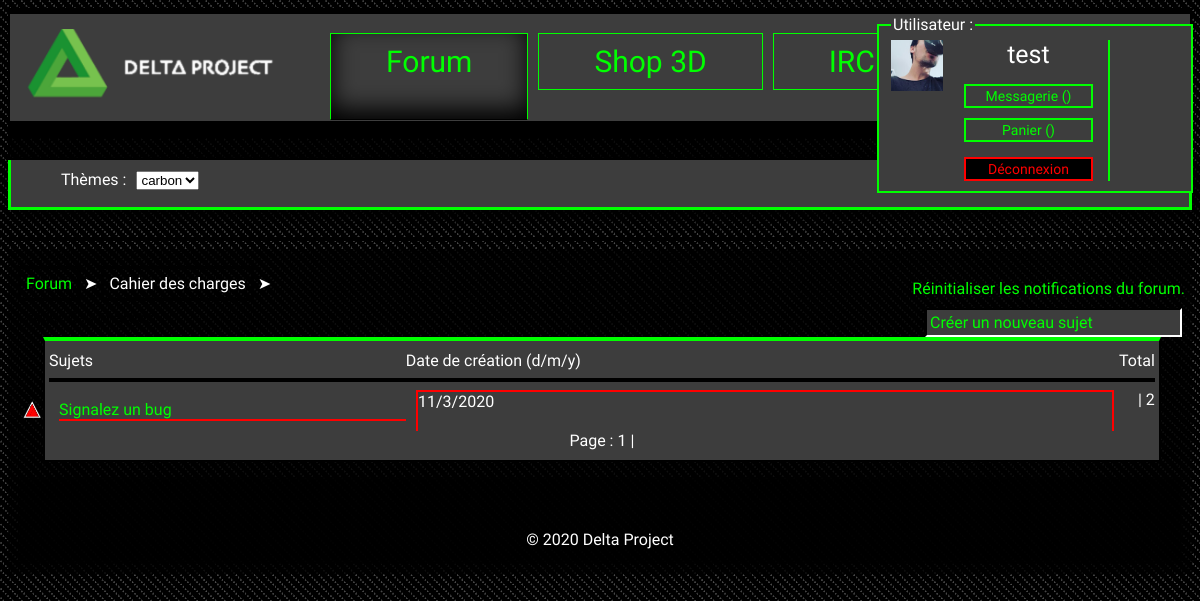
The app's page /forum.php?id=23 (signed in) with its own data.
### tables this page shows
CREATE TABLE `sous_forum` (
  `id` int(11) NOT NULL AUTO_INCREMENT,
  `titre` text NOT NULL,
  `id_cat` int(11) NOT NULL,
  `description` text NOT NULL,
  `ordre` int(255) NOT NULL,
  PRIMARY KEY (`id`)
);

CREATE TABLE `sous_forum_topic` (
  `id` int(11) NOT NULL AUTO_INCREMENT,
  `id_s_cat` int(11) NOT NULL,
  `auteur` text NOT NULL,
  `OSS` varchar(255) NOT NULL,
  `titre` text NOT NULL,
  `contenu` text NOT NULL,
  `contenu_mod` text NOT NULL,
  `date` datetime NOT NULL DEFAULT CURRENT_TIMESTAMP,
  PRIMARY KEY (`id`)
);

### forum/sous_forum/aff_sous_forum.php (the view, shortened to what this page needs)
<?php
class aff_sous_forum{
	public function affichesousForum(){
		$bdd = connectSql();
		$idsf = $_GET['id'];
		$reqsousforum = $bdd->prepare('SELECT * FROM sous_forum WHERE id = :id');
		$sqlsousforum = $reqsousforum->execute(array('id' => $_GET['id']));
		while($sqlsousforum = $reqsousforum->fetch()){
			echo '<div id="whereisuser"><span id="WIUlink"><a href="forum.php">Forum</a></span> &#10148; <span id="WIUlink">'.$sqlsousforum['titre'].'</span> &#10148; </div>';
			echo '<div id="bordergreenleftright">'.$sqlsousforum['titre'];
			echo '<label class="newtopic"><a href="forum.php?id='.$_GET['id'].'&topic=new">Créer un nouveau sujet</a></label>';
			echo '<div id="catforum_2">';
			echo '<li id="aff_forum"><div id="flex1">Sujets</div>';
			echo '<div id="datecatnoborder">Date de création (d/m/y)</div>';
			echo '<div id="nbmsg">Total</div></li><hr width=\"100%\" size=\"1\" />';
		}
		$nombreDeMessagesParPage = 15;
		$reqcountmsg = $bdd->prepare('SELECT COUNT(*) AS nb_messages FROM sous_forum_topic WHERE id_s_cat = :getid');
		$sqlcountmsg = $reqcountmsg->execute(array('getid' => $_GET['id']));
		while ($sqlcountmsg = $reqcountmsg->fetch()){
			$totalDesMessages = $sqlcountmsg['nb_messages'];
		}
		$nombreDePages  = ceil($totalDesMessages / $nombreDeMessagesParPage);
		if (isset($_GET['page']))
		{
			$page = $_GET['page'];
		}
		else
		{
			$page = 1;
		}
		$premierMessageAafficher = ($page -1) * $nombreDeMessagesParPage;
		$reqtopic = $bdd->prepare('SELECT *, DAY(date) AS jour, MONTH(date) AS mois, YEAR(date) AS annee FROM sous_forum_topic WHERE id_s_cat = :getid ORDER BY date DESC LIMIT '.$premierMessageAafficher.', 15');
		$reqtopic->execute(array(
			'getid' => $_GET['id']
		));
		while($sqltopic = $reqtopic->fetch()){
			$idtp = $sqltopic['id'];
			$nbmsg = 0;
			$req4 = $bdd->prepare('SELECT * FROM topic_comment WHERE topic_id = :topicid');
			while($sql4 = $req4->fetch()){
				$nbmsg++;
			}
			$nbmsg++;
			if(empty($_SESSION['alertidsf_'.$idsf.'_idtp_'.$idtp]) && empty($_SESSION['alertCM_'.$idsf.'_idtp_'.$idtp])) {
				echo '<div id="notifalertTP"><img src="img/off_';
				if($_SESSION['style'] == 'light'){
					echo 'light';
				}elseif($_SESSION['style'] == 'carbon'){
					echo 'carbon';
				}
				echo '.png" alt="off" height="20" width="20"></img></div>';
			}elseif(!empty($_SESSION['alertidsf_'.$idsf.'_idtp_'.$idtp]) OR !empty($_SESSION['alertCM_'.$idsf.'_idtp_'.$idtp])) {
				if($_SESSION['alertidsf_'.$idsf.'_idtp_'.$idtp] == 1 OR $_SESSION['alertCM_'.$idsf.'_idtp_'.$idtp] == 1) {
					echo '<div id="notifalertTP"><img src="img/on_';
					if($_SESSION['style'] == 'light'){
						echo 'light';
					}elseif($_SESSION['style'] == 'carbon'){
						echo 'carbon';
					}
					echo '.png" alt="on" height="20" width="20"></img></div>';
				}
			}
			echo '<li id="aff_forum">';
			if(!empty($_SESSION['alertidsf_'.$idsf.'_idtp_'.$idtp]) OR !empty($_SESSION['alertCM_'.$idsf.'_idtp_'.$idtp])) {
				if($_SESSION['alertidsf_'.$idsf.'_idtp_'.$idtp] == 1 OR $_SESSION['alertCM_'.$idsf.'_idtp_'.$idtp] == 1) {
					echo '<a href="forum.php?id='.$_GET['id'].'&topic='.$sqltopic['id'].'" id="flex1" class="titreTPon">'.$sqltopic['titre'].'</a>';
				}else{
					echo '<a href="forum.php?id='.$_GET['id'].'&topic='.$sqltopic['id'].'" id="flex1" class="titreTPoff">'.$sqltopic['titre'].'</a>';
				}
			}else{
				echo '<a href="forum.php?id='.$_GET['id'].'&topic='.$sqltopic['id'].'" id="flex1" class="titreTPoff">'.$sqltopic['titre'].'</a>';
			}
			if(!empty($_SESSION['alertidsf_'.$idsf.'_idtp_'.$idtp]) OR !empty($_SESSION['alertCM_'.$idsf.'_idtp_'.$idtp])) {
				if($_SESSION['alertidsf_'.$idsf.'_idtp_'.$idtp] == 1 OR $_SESSION['alertCM_'.$idsf.'_idtp_'.$idtp] == 1) {
					echo '<div id="dateTPon">'.$sqltopic['jour'].'/'.$sqltopic['mois'].'/'.$sqltopic['annee'].'</div>';
				}else{
					echo '<div id="dateTPoff">'.$sqltopic['jour'].'/'.$sqltopic['mois'].'/'.$sqltopic['annee'].'</div>';
				}
			}else{
				echo '<div id="dateTPoff">'.$sqltopic['jour'].'/'.$sqltopic['mois'].'/'.$sqltopic['annee'].'</div>';
			}
			echo '<div id="nbmsg">  | '.$nbmsg.'</div>';
			echo '</li>';
		}
			echo '<div id="center">Page : ';
			for ($i = 1 ; $i <= $nombreDePages ; $i++)
			{
				if(!empty($_GET['page']) && $_GET['page'] == $i || $page == $i){
					echo $i. ' | ';
				}else{
					echo '<a href="forum.php?id='.$_GET['id'].'&page=' . $i . '">' . $i . '</a> | ';
				}
			}
			echo '</div>';
		echo '</div>';
	}
}
?>

### themes/carbon.css (style rules this page uses)
body { font-family: 'Cantarell', sans-serif; background-color: white; background-image: url(../img/carbon.jpg); background-repeat: repeat; }
hr { padding:2px; background-color: black; border: 0; }
a { text-decoration: none; color: #00ff00; }
li { list-style-type: none; }
li#aff_forum, ul#aff_forum { color: white; display: flex; list-style-type: none; margin: 0; padding: 0; }
#datecatnoborder { flex: 2; }
#dateTPon { flex: 2; border-top: 2px red solid; border-left: 2px red solid; border-right: 2px red solid; width: 20%; margin-right: 24px; }
.titreTPon { border-bottom: 2px red solid; margin: 10px; }
#flex1 { flex: 1; }
label.newtopic { display: inline; width: 250px; float: right; background-color: #3d3d3d; border: 2px black solid; border-right: 2px white solid; border-bottom: 2px white solid; padding-top: 3px; padding-bottom: 3px; padding-left: 3px; }
#catforum_2 { position: relative; left: 25px; width: 95%; text-align: left; background-color: #3d3d3d; margin-top: 10px; padding-top: 10px; padding-right: 4px; padding-bottom:10px; padding-left: 4px; border: 2px black solid; border-top: 4px #00ff00 solid; }
#center { color: white; text-align: center; }
#whereisuser { color: white; text-align: left; width: auto; margin-bottom: 15px; margin-top: 15px; }
#WIUlink { border: 3px black solid; padding: 5px; transition: 1s; }
#notifalertTP { position: absolute; left: -22px; user-select: none; pointer-events: none; padding-top: 10px; }
img { width: 90%; }

### records on screen
sous_forum: titre "Cahier des charges"
sous_forum_topic: titre "Signalez un bug", jour "11", mois "3", annee "2020", nbmsg "2"

### other values on screen
$_SESSION["pseudo"] "test"
